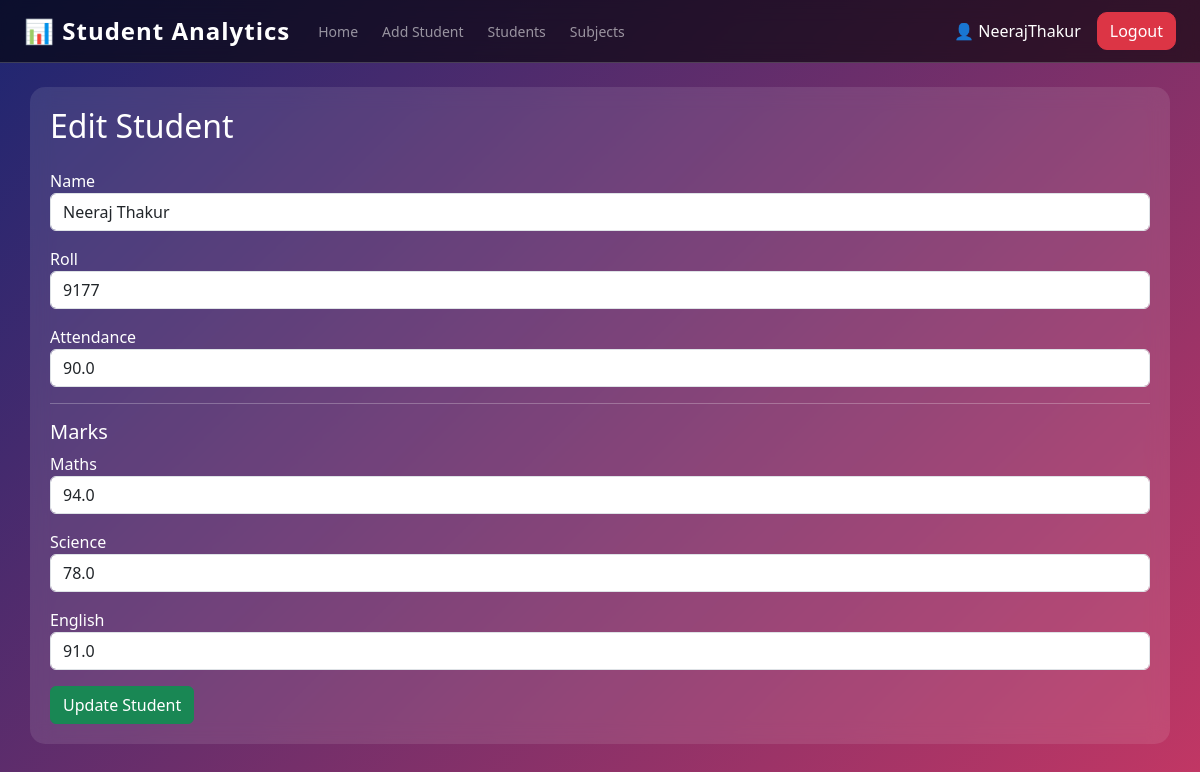
Screenshot of /edit/1 (signed in) with the database file from the repository.
### tables this page shows
CREATE TABLE students (
        id INTEGER PRIMARY KEY AUTOINCREMENT,
        name TEXT NOT NULL,
        roll INTEGER NOT NULL,
        attendance REAL NOT NULL,
        user_id INTEGER,
        FOREIGN KEY(user_id) REFERENCES users(id)
    );

CREATE TABLE subjects (
        id INTEGER PRIMARY KEY AUTOINCREMENT,
        subject_name TEXT UNIQUE NOT NULL
    );

CREATE TABLE marks (
        id INTEGER PRIMARY KEY AUTOINCREMENT,
        student_id INTEGER,
        subject_id INTEGER,
        marks REAL,
        FOREIGN KEY(student_id) REFERENCES students(id),
        FOREIGN KEY(subject_id) REFERENCES subjects(id)
    );

### app.py (the view)
@app.route("/edit/<int:id>")
def edit_student(id):
    if "user_id" not in session:
        return redirect("/login")
    conn = sqlite3.connect("students.db")
    cursor = conn.cursor()
    cursor.execute("SELECT * FROM students WHERE id = ? AND user_id = ?", (id, session["user_id"]))
    student = cursor.fetchone()
    cursor.execute("SELECT * FROM subjects")
    subjects = cursor.fetchall()
    cursor.execute("""
        SELECT subject_id, marks
        FROM marks
        WHERE student_id = ?
    """, (id,))
    marks_data = cursor.fetchall()
    marks_dict = {subject_id: marks for subject_id, marks in marks_data}
    conn.close()
    return render_template(
        "edit_student.html",
        student=student,
        subjects=subjects,
        marks_dict=marks_dict
    )

### templates/edit_student.html
{% extends "base.html" %}
{% block content %}
<h2 class="mb-4">Edit Student</h2>
<form method="POST" action="/update/{{ student[0] }}">
    <div class="mb-3">
        <label>Name</label>
        <input type="text" name="name" class="form-control"
               value="{{ student[1] }}" required>
    </div>
    <div class="mb-3">
        <label>Roll</label>
        <input type="number" name="roll" class="form-control"
               value="{{ student[2] }}" required>
    </div>
    <div class="mb-3">
        <label>Attendance</label>
        <input type="number" step="0.01" name="attendance"
               class="form-control"
               value="{{ student[3] }}" required>
    </div>
    <hr>
    <h5>Marks</h5>
    {% for subject in subjects %}
    <div class="mb-3">
        <label>{{ subject[1] }}</label>
        <input type="number" step="0.01"
               name="subject_{{ subject[0] }}"
               class="form-control"
               value="{{ marks_dict.get(subject[0], 0) }}"
               required>
    </div>
    {% endfor %}
    <button type="submit" class="btn btn-success">
        Update Student
    </button>
</form>
{% endblock %}

### templates/base.html (style rules this page uses)
body { background: linear-gradient(135deg,#1d2671,#c33764); color: white; min-height: 100vh; }

### rows the page displays
students: name "Neeraj Thakur", roll "9177", attendance "90.0"
subjects: subject_name "Maths"
marks: get "94.0"
subjects: subject_name "Science"
marks: get "78.0"
subjects: subject_name "English"
marks: get "91.0"

### other values shown
{{ session.username }} "NeerajThakur"
